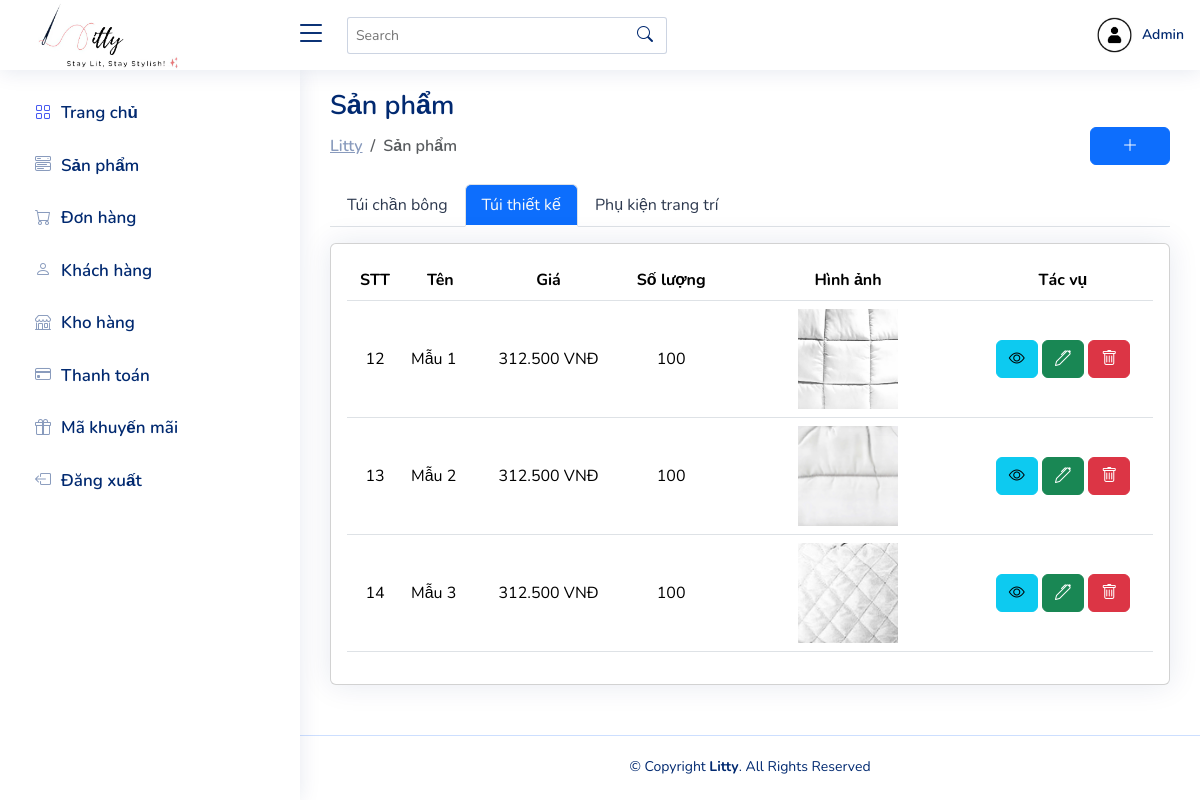
Page /admin/product.php?category=2 (signed in) on the committed database.
### tables this page shows
CREATE TABLE Categories (
    ID INT PRIMARY KEY AUTO_INCREMENT,
    name VARCHAR(50) UNIQUE
);

CREATE TABLE Products (
    ID INT PRIMARY KEY AUTO_INCREMENT,
    name VARCHAR(100) UNIQUE, 
    categoryID INT,
    description TEXT,
    price DECIMAL(10, 2),
    stock INT,
    image VARCHAR(255),
    promotional ENUM('yes', 'no') DEFAULT 'no',
    promotionalprice DECIMAL(10, 0),
    created TIMESTAMP DEFAULT CURRENT_TIMESTAMP,
    FOREIGN KEY (categoryID) REFERENCES Categories(ID)
);

### admin/product.php (the view, shortened to what this page needs)
<?php
    include '../database/connect.php';
    $categoryQuery = "SELECT * FROM Categories ORDER BY ID ASC";
    $categoryStmt = $pdo->prepare($categoryQuery);
    $categoryStmt->execute();
    $categories = $categoryStmt->fetchAll(PDO::FETCH_ASSOC);
    $selectedCategoryId = isset($_GET['category']) ? $_GET['category'] : $categories[0]['ID'];
    $productQuery = "SELECT * FROM Products WHERE categoryID = :categoryID";
    $productStmt = $pdo->prepare($productQuery);
    $productStmt->execute([':categoryID' => $selectedCategoryId]);
    $products = $productStmt->fetchAll(PDO::FETCH_ASSOC);
?>
<?php include 'header.php';?>
<main id="main" class="main">
    <div class="pagetitle">
        <h1>Sản phẩm</h1>
        <div class="d-flex justify-content-between align-items-center">
            <nav>
                <ol class="breadcrumb mb-0">
                    <li class="breadcrumb-item"><a href="index.php">Litty</a></li>
                    <li class="breadcrumb-item active">Sản phẩm</li>
                </ol>
            </nav>
            <div>
                <a class="btn btn-primary" style="width: 80px" href="product-add.php"><i class="bi bi-plus-lg"></i></a>
            </div>
        </div>
    </div>
    <ul style="margin-top: -1px;" class="nav nav-tabs nav-tabs-bordered d-flex" id="borderedTabJustified" role="tablist">
        <?php foreach ($categories as $index => $category): ?>
            <li class="nav-item" role="presentation">
                <a class="nav-link <?php echo ($category['ID'] == $selectedCategoryId) ? 'active text-light bg-primary' : ''; ?>"
                    href="?category=<?php echo $category['ID']; ?>"
                    type="button"
                    role="tab"
                    aria-controls="category<?php echo $index; ?>"
                    aria-selected="<?php echo ($category['ID'] == $selectedCategoryId) ? 'true' : 'false'; ?>">
                    <?php echo $category['name']; ?>
                </a>
            </li>
        <?php endforeach; ?>
    </ul>
    <section class="section mt-3">
        <div class="row">
            <div class="col-lg-12">
                <div class="card">
                    <div class="card-body">
                        <table class="table datatable">
                            <thead>
                                <tr>
                                    <th class="text-center align-middle">STT</th>
                                    <th class="text-center align-middle">Tên</th>
                                    <th class="text-center align-middle">Giá</th>
                                    <th class="text-center align-middle">Số lượng</th>
                                    <th class="text-center align-middle" style="width: 250px;">Hình ảnh</th>
                                    <th class="text-center align-middle" style="width: 180px">Tác vụ</th>
                                </tr>
                            </thead>
                            <tbody>
                                <?php foreach ($products as $product): ?>
                                    <tr>
                                        <td class="text-center align-middle"><?php echo $product['ID']; ?></td>
                                        <td class="align-middle"><?php echo htmlspecialchars($product['name']); ?></td>
                                        <td class="text-center align-middle"><?php echo number_format($product['price'], 0, ',', '.'); ?> VNĐ</td>
                                        <td class="text-center align-middle"><?php echo htmlspecialchars($product['stock']); ?></td>
                                        <td class="text-center align-middle"><img src="<?php echo htmlspecialchars($product['image']); ?>" alt="<?php echo htmlspecialchars($product['name']); ?>" class="img-fluid" style="max-width: 100px;"></td>
                                        <td class="text-center align-middle">
                                            <a class="btn btn-info" href="product-detail.php?id=<?php echo $product['ID']; ?>"><i class="bi bi-eye"></i></a>
                                            <a class="btn btn-success" href="product-edit.php?id=<?php echo $product['ID']; ?>"><i class="bi bi-pen"></i></a>
                                            <button type="button" class="btn btn-danger" data-bs-toggle="modal" data-bs-target="#deleteModal<?php echo $product['ID']; ?>"><i class="bi bi-trash"></i></button>
                                        </td>
                                    </tr>
                                <?php endforeach; ?>
                            </tbody>
                        </table>
                    </div>
                </div>
            </div>
        </div>
    </section>
</main>
<?php include 'footer.php'; ?>

### admin/css/style.css (style rules this page uses)
:root { scroll-behavior: smooth; }
* { font-family: "Nunito", sans-serif; }
body { background: #f6f9ff; color: #444444; }
a { color: #4154f1; text-decoration: none; }
body, a, h1, h2, h3, h4, h5, h6 { font-family: "Nunito", sans-serif; }
#main { margin-top: 60px; padding: 20px 30px; transition: all 0.3s; }
.pagetitle { margin-bottom: 20px; }
.pagetitle h1 { font-size: 27px; margin-top: 10px; margin-bottom: 5px; font-weight: 600; color: #012970; }
.card { margin-bottom: 30px; border: none; border-radius: 5px; box-shadow: 0px 0 30px rgba(1, 41, 112, 0.1); }
.card-body { padding: 0 20px 20px 20px; }
.breadcrumb { font-size: 14px; font-family: "Nunito", sans-serif; color: #899bbd; font-weight: 600; }
.breadcrumb a { color: #899bbd; transition: 0.3s; }
.breadcrumb .breadcrumb-item::before { color: #899bbd; }
.breadcrumb .active { color: #51678f; font-weight: 600; }
.nav-tabs-bordered { border-bottom: 2px solid #ebeef4; }
.nav-tabs-bordered .nav-link { margin-bottom: -2px; border: none; color: #2c384e; }
.nav-tabs-bordered .nav-link.active { background-color: #fff; color: #4154f1; border-bottom: 2px solid #4154f1; }
@media (min-width: 1200px) { #main, #footer { margin-left: 300px; } }

### rows in the picture
categories: name "Túi chần bông"
categories: name "Túi thiết kế"
categories: name "Phụ kiện trang trí"
products: ID "12", name "Mẫu 1", price "312.500", stock "100", image (picture)
products: ID "13", name "Mẫu 2", price "312.500", stock "100", image (picture)
products: ID "14", name "Mẫu 3", price "312.500", stock "100", image (picture)
